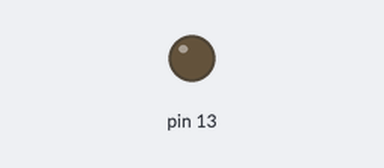
The sketch below on a simulated Arduino Uno, built with avr-gcc and run on an emulated ATmega328P. Shown: output pins drawn as LEDs (lit = HIGH).

Above: at 2.0 s.
Timing chart, 0 to 5.2 s (numbered marks = the images above):
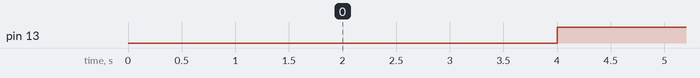

The sketch:

diod.ino
```cpp
unsigned long last_time = 0;

boolean led_on = 0;

void setup() {
  pinMode(13, OUTPUT);

}

void loop() {
  if(millis() - last_time > 2000) {
    if(led_on == 0) {
      digitalWrite(13, LOW);
    } else {
      digitalWrite(13, HIGH);
    }
    led_on = !led_on;
    last_time = millis();
  }
}

void short_up() {

}
```

Measured:
- by itself, pin 13: alternates HIGH for 2.0 s and LOW for 2.0 s
